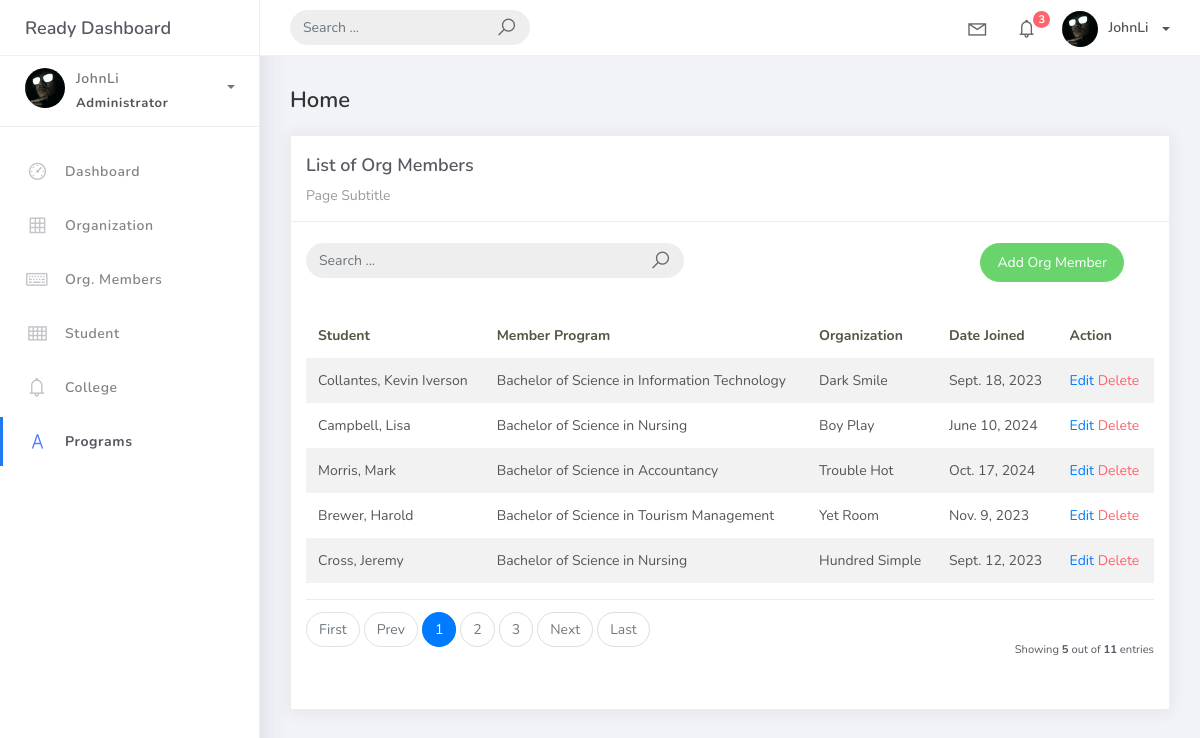
The page /org_members_list on the database as committed earlier.
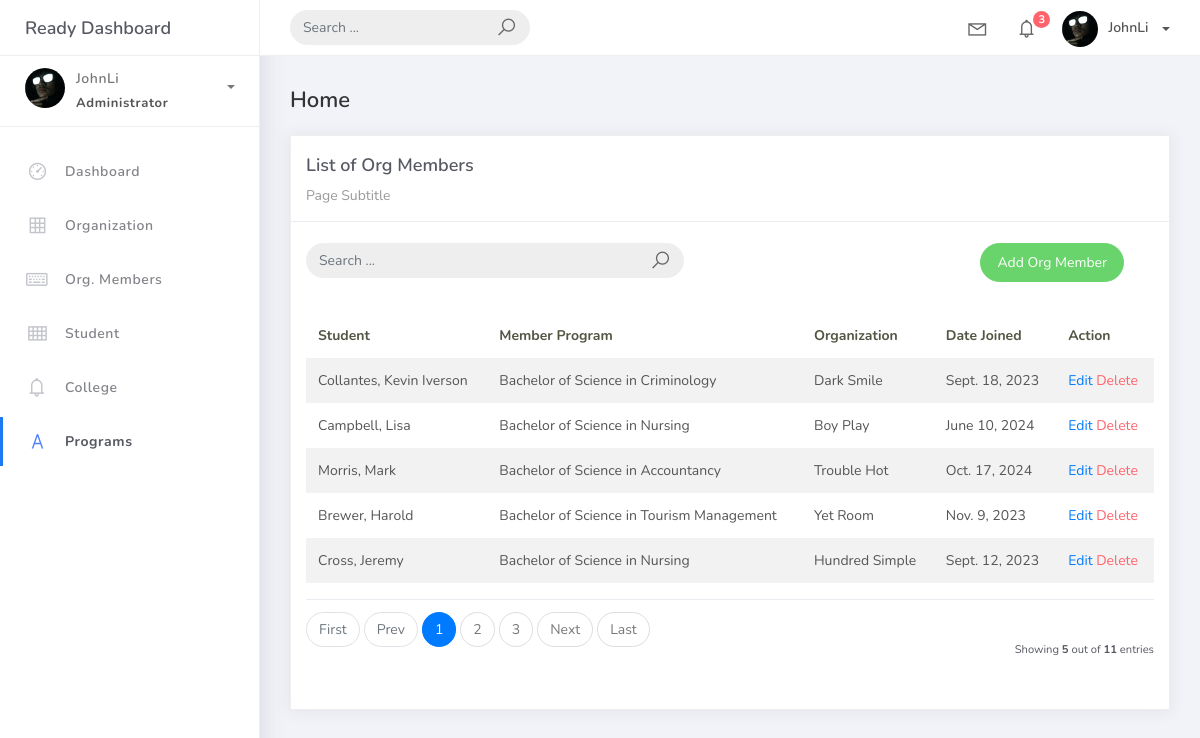
The same page on the database as committed later.
### studentorg/models.py (models this page shows, shortened)
class BaseModel (models.Model):
    created_at = models.DateTimeField(auto_now_add=True, db_index=True)
    updated_at = models.DateTimeField(auto_now=True)
    class Meta:
        abstract = True

class OrgMember(BaseModel):
    student = models.ForeignKey(Student, on_delete=models.CASCADE)
    organization = models.ForeignKey(Organization, on_delete=models.CASCADE)
    date_joined = models.DateField()

class Student(BaseModel):
    student_id = models.CharField(max_length=15)
    last_name = models.CharField(max_length=25, default= "Unknown")
    first_name = models.CharField(max_length=25)
    middle_name = models.CharField(max_length=25, blank=True, null=True)
    program = models.ForeignKey(Program, on_delete=models.CASCADE)
    def __str__(self):
        return f"{self.last_name}, {self.first_name}"

class Program(BaseModel):
    prog_name = models.CharField(max_length=150)
    college = models.ForeignKey(College, on_delete=models.CASCADE)

class Organization(BaseModel):
    name = models.CharField(max_length=250)
    college = models.ForeignKey(
        College, null=True, blank=True, on_delete=models.CASCADE)
    description = models.CharField(max_length=500)
    def __str__(self):
        return self.name

### studentorg/views.py (the view)
# urls.py: path('org_members_list', OrgMembersList.as_view(), name='org-members-list'),
class OrgMembersList(ListView):
    model = OrgMember
    context_object_name = 'org_member'
    template_name = "org_members_list.html"
    paginate_by = 5

### templates/org_members_list.html
{% extends 'base.html' %} {% load static %} {% block content %}
<div class="content">
    <div class="container-fluid">
        <h4 class="page-title">Home</h4>
        <div class="row">
            <div class="col-md-12">
                <div class="card">
                    <div class="card-header">
                        <div class="card-title">List of Org Members</div>
                        <div class="card-category">Page Subtitle</div>
                    </div>
                    <br />
                    <div class="col-md-12 row">
                        <div class="col-md-6">
                            <form class="navbar-left navbar-form nav-search mr-md-3" action="">
                                <div class="input-group">
                                    <input type="text" placeholder="Search ..." class="form-control" />
                                    <div class="input-group-append">
                                        <span class="input-group-text">
                                            <i class="la la-search search-icon"></i>
                                        </span>
                                    </div>
                                </div>
                            </form>
                        </div>
                        <div class="col-md-6">
                            <div class="pull-right">
                                <a href="{% url 'org-members-add' %}" class="btn btn-success btn-rounded">Add Org Member</a>
                            </div>
                        </div>
                    </div>
                    <div class="card-body">
                        <table class="table table-striped mt-3">
                            <thead>
                                <tr>
                                    <th scope="col">Student</th>
                                    <th scope="col">Member Program</th>
                                    <th scope="col">Organization</th>
                                    <th scope="col">Date Joined</th>
                                    <th scope="col">Action</th>
                                </tr>
                            </thead>
                            <tbody>
                                {% for object in object_list %}
                                <tr>
                                    <td>{{ object.student }}</td>
                                    <td>{{ object.student.program.prog_name }}</td>
                                    <td>{{ object.organization }}</td>
                                    <td>{{ object.date_joined }}</td>
                                    <td>
                                        <a href="org_members_list/{{ object.id }}">Edit</a>
                                        <a href="org_members_list/{{ object.id }}/delete" class="text-danger">Delete</a>
                                    </td>
                                </tr>
                                {% empty %}
                                <tr>
                                    <td colspan="5" style="text-align: center;">
                                        <p class="text-sm font-weight-bold mb-0">No Records Found</p>
                                    </td>
                                </tr>
                                {% endfor %}
                            </tbody>
                        </table>
                        {% include 'includes/pagination.html' %}
                    </div>
                </div>
            </div>
        </div>
    </div>
</div>
{% endblock %}

### templates/base.html (shortened to what this page needs)
{% load static %}
<!DOCTYPE html>
<html>
<head>
	<link rel="stylesheet" href="{% static 'css/bootstrap.min.css' %}">
	<link rel="stylesheet" href="{% static 'css/ready.css' %}">
	<link rel="stylesheet" href="{% static 'css/demo.css' %}">
</head>
<body>
	<div class="wrapper">
		<div class="main-header">
			<div class="logo-header">
				<a href="index.html" class="logo">
					Ready Dashboard
				</a>
			</div>
			<nav class="navbar navbar-header navbar-expand-lg">
				<div class="container-fluid">
					<form class="navbar-left navbar-form nav-search mr-md-3" action="">
						<div class="input-group">
							<input type="text" placeholder="Search ..." class="form-control">
							<div class="input-group-append">
								<span class="input-group-text">
									<i class="la la-search search-icon"></i>
								</span>
							</div>
						</div>
					</form>
					<ul class="navbar-nav topbar-nav ml-md-auto align-items-center">
						<li class="nav-item dropdown hidden-caret">
							<a class="nav-link dropdown-toggle" href="#" id="navbarDropdown" role="button" data-toggle="dropdown" aria-haspopup="true" aria-expanded="false">
								<i class="la la-envelope"></i>
							</a>
						</li>
						<li class="nav-item dropdown hidden-caret">
							<a class="nav-link dropdown-toggle" href="#" id="navbarDropdown" role="button" data-toggle="dropdown" aria-haspopup="true" aria-expanded="false">
								<i class="la la-bell"></i>
								<span class="notification">3</span>
							</a>
						</li>
						<li class="nav-item dropdown">
							<a class="dropdown-toggle profile-pic" data-toggle="dropdown" href="#" aria-expanded="false"> <img src="{% static 'img/JohnLi.jpg' %}" alt="user-img" width="36" class="img-circle"><span >JohnLi</span></span> </a>
							</li>
						</ul>
					</div>
				</nav>
			</div>
			<div class="sidebar">
				<div class="scrollbar-inner sidebar-wrapper">
					<div class="user">
						<div class="photo">
							<img src="{% static 'img/JohnLi.jpg' %}">                            >
						</div>
						<div class="info">
							<a class="" data-toggle="collapse" href="#collapseExample" aria-expanded="true">
								<span>
									JohnLi
									<span class="user-level">Administrator</span>
									<span class="caret"></span>
								</span>
							</a>
						</div>
					</div>
					<ul class="nav">
						<li class="nav-item">
							<a href="{% url 'chart' %}">
								<i class="la la-dashboard"></i>
								<p>Dashboard</p>
							</a>
						</li>
						<li class="nav-item">
							<a href="{% url 'organization-list' %}">
								<i class="la la-table"></i>
                                <p>Organization</p>
							</a>
						</li>
						<li class="nav-item">
							<a href="{% url 'org-members-list' %}">
								<i class="la la-keyboard-o"></i>
                                <p>Org. Members</p>
							</a>
						</li>
						<li class="nav-item">
							<a href="{% url 'students-list' %}">
								<i class="la la-th"></i>
								<p>Student</p>
							</a>
						</li>
						<li class="nav-item">
							<a href="{% url 'college-list' %}">
								<i class="la la-bell"></i>
								<p>College</p>
							</a>
						</li>
						<li class="nav-item active">
							<a href="{% url 'program-list' %}">
								<i class="la la-font"></i>
								<p>Programs</p>
							</a>
						</li>
					</ul>
				</div>
			</div>
			<div class="main-panel">
				{% block content %}
                {% endblock %}
			</div>
		</div>
</body>
</html>

### templates/includes/pagination.html (shortened to what this page needs)
{% if is_paginated %}
<div class="card-footer px-0 border-0 d-flex flex-column flex-lg-row align-items-center justify-content-between mt-3">
    <nav aria-label="Topics pagination" class="mb-4">
        <ul class="pagination">
            {% if page_obj.number > 1 %}
            <li class="page-item">
                <a class="page-item" href="?page=1">First</a>
            </li>
            {% else %}
            <li class="page-item disabled">
                <span class="page-link">First</span>
            </li>
            {% endif %}
            {% if page_obj.has_previous %}
            <li class="page-item">
                <a class="page-link" href="?page={{ page_obj.previous_page_number }}">Prev</a>
            </li>
            {% else %}
            <li class="page-item disabled">
                <span class="page-link">Prev</span>
            </li>
            {% endif %}
            {% for page_num in paginator.page_range %}
            {% if page_obj.number == page_num %}
            <li class="page-item active">
                <span class="page-link">
                    {{ page_num }}
                </span>
            </li>
            {% elif page_num > page_obj.number|add:"-3" and page_num < page_obj.number|add:"3" %}
            <li class="page-item">
                <a class="page-link" href="?page={{ page_num }}">{{ page_num }}</a>
            </li>
            {% endif %}
            {% endfor %}
            {% if page_obj.has_next %}
            <li class="page-item">
                <a class="page-link" href="?page={{ page_obj.next_page_number }}">Next</a>
            </li>
            {% else %}
            <li class="page-item disabled">
                <span class="page-link">Next</span>
            </li>
            {% endif %}
            {% if page_obj.number != paginator.num_pages %}
            <li class="page-item">
                <a class="page-link" href="?page={{ paginator.num_pages }}">Last</a>
            </li>
            {% else %}
            <li class="page-item disabled">
                <span class="page-link">Last</span>
            </li>
            {% endif %}
        </ul>
    </nav>
    <div class="fw-normal small mt-4 mt-lg-0">Showing <b>{{object_list.count}}</b> out of
        <b>{{paginator.count}}</b> entries
    </div>
</div>
{% endif %}

Rows that differ between the two databases and show on the page:
changed through a linked row, OrgMember "Collantes, Kevin Iverson": student.program.prog_name "Bachelor of Science in Information Technology" → "Bachelor of Science in Criminology"
